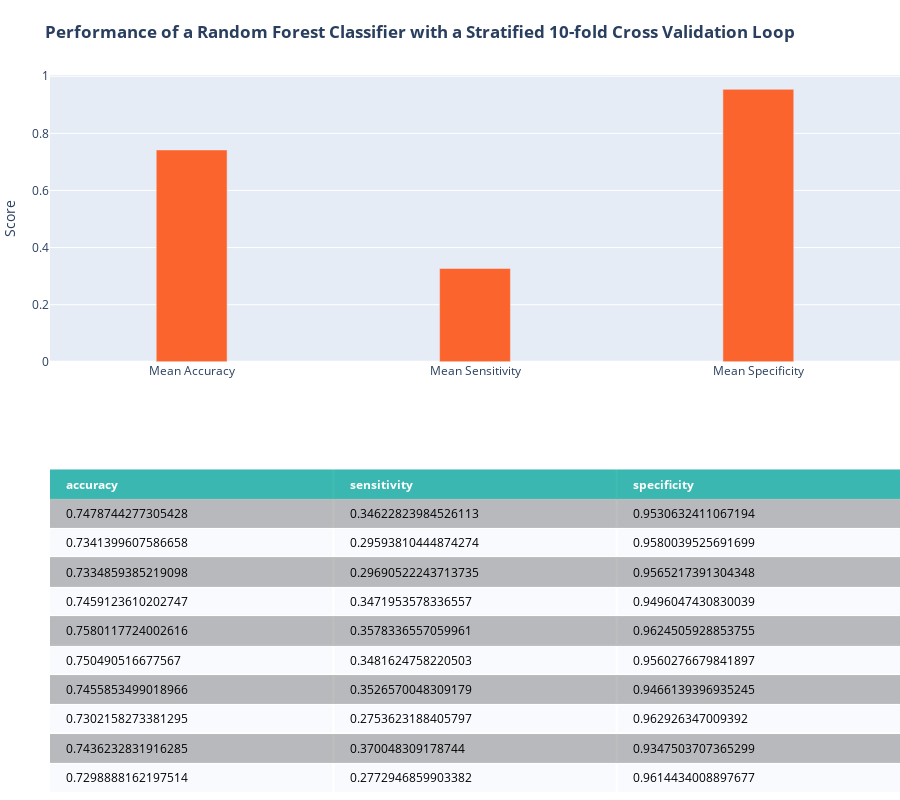

The notebook cell saved with this chart:
### Markdown cell above
#### Random Forest

### Code cell
### random forest model with the stratified 10-fold cross validation loop
cellTitle = '<b>Performance of a Random Forest Classifier with a Stratified 10-fold Cross Validation Loop</b>'
from turtle import title
from sklearn.ensemble import RandomForestClassifier
from sklearn.metrics import confusion_matrix
import scipy

# random forest takes in sparse matrices, so we will convert X into a matrix using scipy
X_mat = scipy.sparse.coo_matrix(X)
X_mat = X_mat.tocsr()

score = []
rf_clf = RandomForestClassifier(max_depth=10, random_state=1024,n_jobs=-1)
for train,test in skf.split(X_mat,y):
    rf_clf.fit(X_mat[train],y.values.ravel()[train])
    y_hat = rf_clf.predict(X_mat[test])
    
    cm = confusion_matrix(y.loc[test],y_hat, labels=[1,0])
    score.append({'accuracy':(cm[0,0]+cm[1,1])/sum(cm.ravel()),
                'sensitivity':cm[0,0]/(cm[0,0]+cm[0,1]),
                'specificity':cm[1,1]/(cm[1,1]+cm[1,0])})
score = pd.DataFrame(score)
#print(score)
#print('mean accuracy: ',score['accuracy'].mean(),
#     '\nmean sensitivity: ',score['sensitivity'].mean(),
#     '\nmean specificity: ',score['specificity'].mean())

rfFig = plotMetrics(score, cellTitle)
rfFig.show()

### Figure 1 — Plotly figure (JSON) as saved in the notebook; plotly's stock layout.template omitted (floating-point values rounded to 4 significant figures)
{"data": [{"colorscale": [[0, "#00A699"], [0.5, "#a9a9a9"], [1, "#ffffff"]], "hoverinfo": "none", "opacity": 0.75, "showscale": false, "type": "heatmap", "z": [[0, 0, 0], [0.5, 0.5, 0.5], [1, 1, 1], [0.5, 0.5, 0.5], [1, 1, 1], [0.5, 0.5, 0.5], [1, 1, 1], [0.5, 0.5, 0.5], [1, 1, 1], [0.5, 0.5, 0.5], [1, 1, 1]]}, {"marker": {"color": "#FC642D"}, "type": "bar", "width": 0.25, "x": ["Mean Accuracy", "Mean Sensitivity", "Mean Specificity"], "xaxis": "x2", "y": [0.7419, 0.3268, 0.9541], "yaxis": "y2"}], "layout": {"annotations": [{"align": "left", "font": {"color": "#ffffff"}, "showarrow": false, "text": "<b>accuracy</b>", "x": -0.45, "xanchor": "left", "xref": "x", "y": 0, "yref": "y"}, {"align": "left", "font": {"color": "#ffffff"}, "showarrow": false, "text": "<b>sensitivity</b>", "x": 0.55, "xanchor": "left", "xref": "x", "y": 0, "yref": "y"}, {"align": "left", "font": {"color": "#ffffff"}, "showarrow": false, "text": "<b>specificity</b>", "x": 1.55, "xanchor": "left", "xref": "x", "y": 0, "yref": "y"}, {"align": "left", "font": {"color": "#000000"}, "showarrow": false, "text": "0.7478744277305428", "x": -0.45, "xanchor": "left", "xref": "x", "y": 1, "yref": "y"}, {"align": "left", "font": {"color": "#000000"}, "showarrow": false, "text": "0.34622823984526113", "x": 0.55, "xanchor": "left", "xref": "x", "y": 1, "yref": "y"}, {"align": "left", "font": {"color": "#000000"}, "showarrow": false, "text": "0.9530632411067194", "x": 1.55, "xanchor": "left", "xref": "x", "y": 1, "yref": "y"}, {"align": "left", "font": {"color": "#000000"}, "showarrow": false, "text": "0.7341399607586658", "x": -0.45, "xanchor": "left", "xref": "x", "y": 2, "yref": "y"}, {"align": "left", "font": {"color": "#000000"}, "showarrow": false, "text": "0.29593810444874274", "x": 0.55, "xanchor": "left", "xref": "x", "y": 2, "yref": "y"}, {"align": "left", "font": {"color": "#000000"}, "showarrow": false, "text": "0.9580039525691699", "x": 1.55, "xanchor": "left", "xref": "x", "y": 2, "yref": "y"}, {"align": "left", "font": {"color": "#000000"}, "showarrow": false, "text": "0.7334859385219098", "x": -0.45, "xanchor": "left", "xref": "x", "y": 3, "yref": "y"}, {"align": "left", "font": {"color": "#000000"}, "showarrow": false, "text": "0.29690522243713735", "x": 0.55, "xanchor": "left", "xref": "x", "y": 3, "yref": "y"}, {"align": "left", "font": {"color": "#000000"}, "showarrow": false, "text": "0.9565217391304348", "x": 1.55, "xanchor": "left", "xref": "x", "y": 3, "yref": "y"}, {"align": "left", "font": {"color": "#000000"}, "showarrow": false, "text": "0.7459123610202747", "x": -0.45, "xanchor": "left", "xref": "x", "y": 4, "yref": "y"}, {"align": "left", "font": {"color": "#000000"}, "showarrow": false, "text": "0.3471953578336557", "x": 0.55, "xanchor": "left", "xref": "x", "y": 4, "yref": "y"}, {"align": "left", "font": {"color": "#000000"}, "showarrow": false, "text": "0.9496047430830039", "x": 1.55, "xanchor": "left", "xref": "x", "y": 4, "yref": "y"}, {"align": "left", "font": {"color": "#000000"}, "showarrow": false, "text": "0.7580117724002616", "x": -0.45, "xanchor": "left", "xref": "x", "y": 5, "yref": "y"}, {"align": "left", "font": {"color": "#000000"}, "showarrow": false, "text": "0.3578336557059961", "x": 0.55, "xanchor": "left", "xref": "x", "y": 5, "yref": "y"}, {"align": "left", "font": {"color": "#000000"}, "showarrow": false, "text": "0.9624505928853755", "x": 1.55, "xanchor": "left", "xref": "x", "y": 5, "yref": "y"}, {"align": "left", "font": {"color": "#000000"}, "showarrow": false, "text": "0.750490516677567", "x": -0.45, "xanchor": "left", "xref": "x", "y": 6, "yref": "y"}, {"align": "left", "font": {"color": "#000000"}, "showarrow": false, "text": "0.3481624758220503", "x": 0.55, "xanchor": "left", "xref": "x", "y": 6, "yref": "y"}, {"align": "left", "font": {"color": "#000000"}, "showarrow": false, "text": "0.9560276679841897", "x": 1.55, "xanchor": "left", "xref": "x", "y": 6, "yref": "y"}, {"align": "left", "font": {"color": "#000000"}, "showarrow": false, "text": "0.7455853499018966", "x": -0.45, "xanchor": "left", "xref": "x", "y": 7, "yref": "y"}, {"align": "left", "font": {"color": "#000000"}, "showarrow": false, "text": "0.3526570048309179", "x": 0.55, "xanchor": "left", "xref": "x", "y": 7, "yref": "y"}, {"align": "left", "font": {"color": "#000000"}, "showarrow": false, "text": "0.9466139396935245", "x": 1.55, "xanchor": "left", "xref": "x", "y": 7, "yref": "y"}, {"align": "left", "font": {"color": "#000000"}, "showarrow": false, "text": "0.7302158273381295", "x": -0.45, "xanchor": "left", "xref": "x", "y": 8, "yref": "y"}, {"align": "left", "font": {"color": "#000000"}, "showarrow": false, "text": "0.2753623188405797", "x": 0.55, "xanchor": "left", "xref": "x", "y": 8, "yref": "y"}, {"align": "left", "font": {"color": "#000000"}, "showarrow": false, "text": "0.962926347009392", "x": 1.55, "xanchor": "left", "xref": "x", "y": 8, "yref": "y"}, {"align": "left", "font": {"color": "#000000"}, "showarrow": false, "text": "0.7436232831916285", "x": -0.45, "xanchor": "left", "xref": "x", "y": 9, "yref": "y"}, {"align": "left", "font": {"color": "#000000"}, "showarrow": false, "text": "0.370048309178744", "x": 0.55, "xanchor": "left", "xref": "x", "y": 9, "yref": "y"}, {"align": "left", "font": {"color": "#000000"}, "showarrow": false, "text": "0.9347503707365299", "x": 1.55, "xanchor": "left", "xref": "x", "y": 9, "yref": "y"}, {"align": "left", "font": {"color": "#000000"}, "showarrow": false, "text": "0.7298888162197514", "x": -0.45, "xanchor": "left", "xref": "x", "y": 10, "yref": "y"}, {"align": "left", "font": {"color": "#000000"}, "showarrow": false, "text": "0.2772946859903382", "x": 0.55, "xanchor": "left", "xref": "x", "y": 10, "yref": "y"}, {"align": "left", "font": {"color": "#000000"}, "showarrow": false, "text": "0.9614434008897677", "x": 1.55, "xanchor": "left", "xref": "x", "y": 10, "yref": "y"}], "height": 800, "margin": {"b": 0, "l": 50, "r": 0, "t": 75}, "title": {"text": "<b>Performance of a Random Forest Classifier with a Stratified 10-fold Cross Validation Loop</b>"}, "xaxis": {"dtick": 1, "gridwidth": 2, "showticklabels": false, "tick0": -0.5, "ticks": "", "zeroline": false}, "xaxis2": {"anchor": "y2"}, "yaxis": {"autorange": "reversed", "domain": [0, 0.45], "dtick": 1, "gridwidth": 2, "showticklabels": false, "tick0": 0.5, "ticks": "", "zeroline": false}, "yaxis2": {"anchor": "x2", "domain": [0.6, 1], "title": {"text": "Score"}}}}
